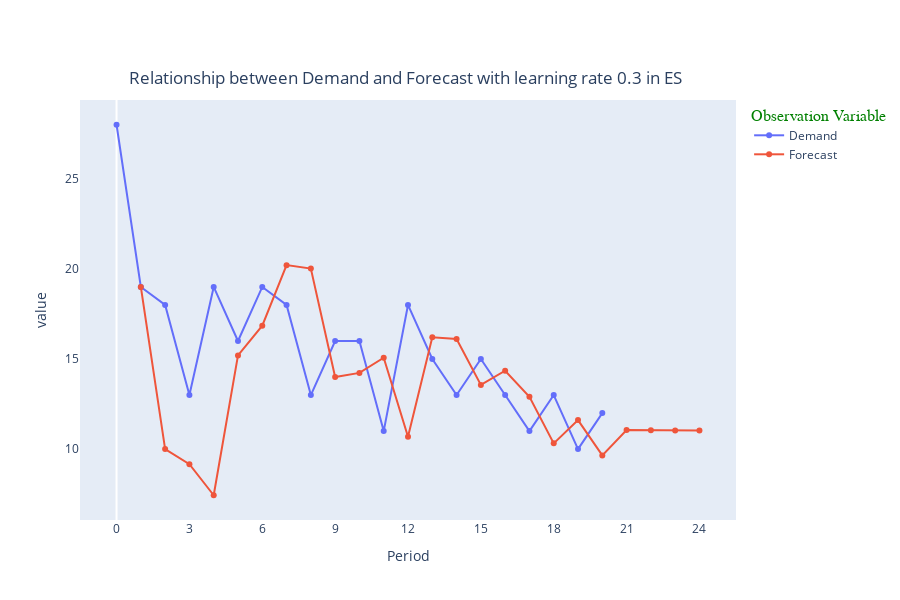

Notebook source saved alongside this figure:
### Code cell
fig = px.line(
    df_double_ex1,
    y = ['Demand','Forecast'],
    title = 'Relationship between Demand and Forecast with learning rate 0.3 in ES',
    # hover_name='Period'
)

fig.update_layout(
    legend_title = {
        'text':'Observation Variable',
        'font_family':'Comic Sans',
        'font_size':16,
        'font_color':'green'
    },
    hovermode = 'x unified',
    title = {
        'x':0.45,
        'y':0.88,
        'xanchor':'center'
    },
    width = 900,
    height = 600
)

fig.update_traces(
    mode = 'markers+lines',
    hovertemplate = None
)

fig.update_xaxes(
    title = 'Period',
    showgrid = False,
    dtick = 3
)

fig.update_yaxes(
    showgrid = False
)

### Figure 1 — Plotly figure (JSON) as saved in the notebook; plotly's stock layout.template omitted (floating-point values rounded to 4 significant figures)
{"data": [{"legendgroup": "Demand", "line": {"color": "#636efa", "dash": "solid"}, "marker": {"symbol": "circle"}, "mode": "markers+lines", "name": "Demand", "orientation": "v", "showlegend": true, "type": "scatter", "x": [0, 1, 2, 3, 4, 5, 6, 7, 8, 9, 10, 11, 12, 13, 14, 15, 16, 17, 18, 19, 20, 21, 22, 23, 24], "xaxis": "x", "y": [28, 19, 18, 13, 19, 16, 19, 18, 13, 16, 16, 11, 18, 15, 13, 15, 13, 11, 13, 10, 12, null, null, null, null], "yaxis": "y"}, {"legendgroup": "Forecast", "line": {"color": "#EF553B", "dash": "solid"}, "marker": {"symbol": "circle"}, "mode": "markers+lines", "name": "Forecast", "orientation": "v", "showlegend": true, "type": "scatter", "x": [0, 1, 2, 3, 4, 5, 6, 7, 8, 9, 10, 11, 12, 13, 14, 15, 16, 17, 18, 19, 20, 21, 22, 23, 24], "xaxis": "x", "y": [null, 19, 10, 9.16, 7.44, 15.2, 16.85, 20.21, 20.02, 14, 14.23, 15.07, 10.69, 16.21, 16.11, 13.56, 14.35, 12.9, 10.32, 11.61, 9.65, 11.06, 11.05, 11.04, 11.04], "yaxis": "y"}], "layout": {"height": 600, "hovermode": "x unified", "legend": {"title": {"font": {"color": "green", "family": "Comic Sans", "size": 16}, "text": "Observation Variable"}, "tracegroupgap": 0}, "title": {"text": "Relationship between Demand and Forecast with learning rate 0.3 in ES", "x": 0.45, "xanchor": "center", "y": 0.88}, "width": 900, "xaxis": {"anchor": "y", "domain": [0, 1], "dtick": 3, "showgrid": false, "title": {"text": "Period"}}, "yaxis": {"anchor": "x", "domain": [0, 1], "showgrid": false, "title": {"text": "value"}}}}
